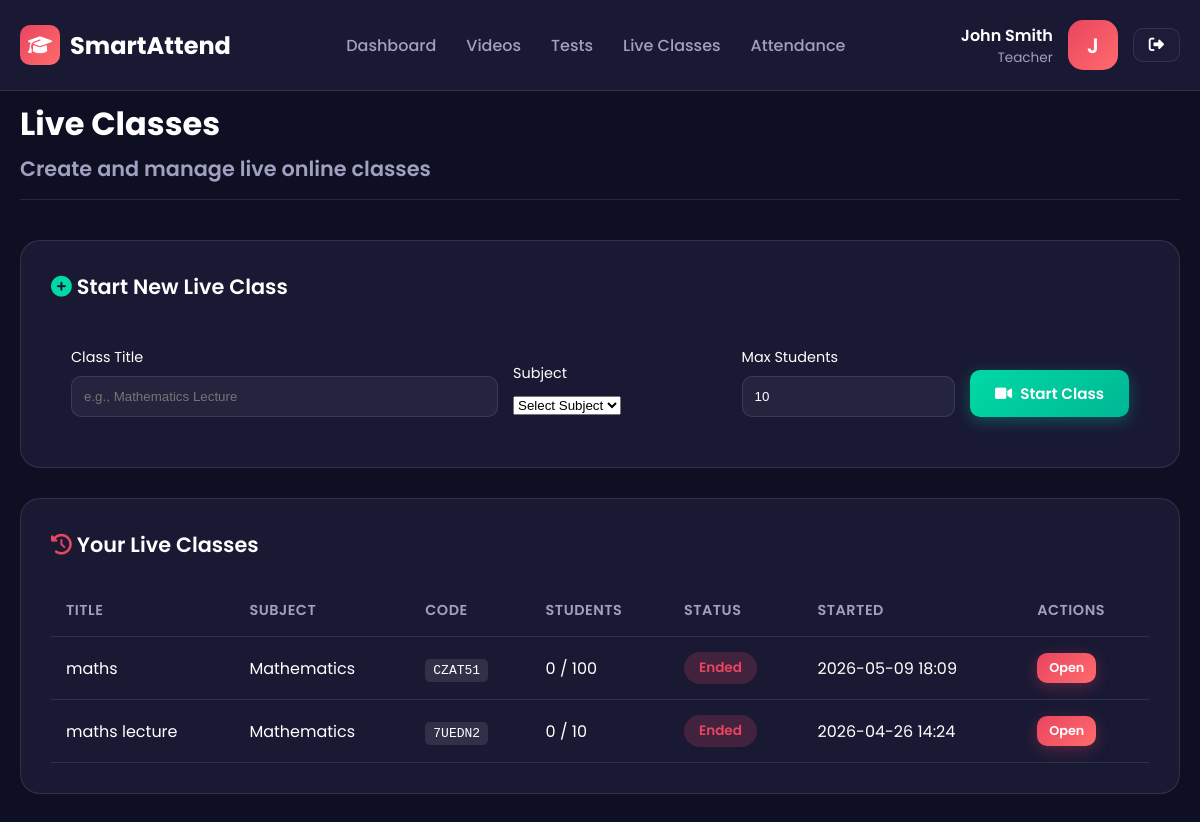
The app's page /teacher/live-classes (signed in) with its own data.
### models.py (models this page shows)
class User(Base):
    __tablename__ = 'users'
    id = Column(Integer, primary_key=True)
    student_id = Column(String(50))
    username = Column(String(50), unique=True, nullable=False)
    password = Column(String(255), nullable=False)
    role = Column(Enum(RoleEnum), nullable=False)
    name = Column(String(100), nullable=False)
    email = Column(String(100), unique=True, nullable=False)
    face_encoding = Column(Text)  # Base64 pickled list of encodings
    created_at = Column(TIMESTAMP, default=datetime.utcnow)
    attendances = relationship('Attendance', back_populates='student')
    subjects_taught = relationship('Subject', foreign_keys='Subject.teacher_id')

class LiveClass(Base):
    __tablename__ = 'live_classes'
    id = Column(Integer, primary_key=True)
    teacher_id = Column(Integer, ForeignKey('users.id'), nullable=False)
    subject_id = Column(Integer, ForeignKey('subjects.id'), nullable=False)
    class_code = Column(String(10), unique=True)  # Room code for join
    started_at = Column(TIMESTAMP)
    ended_at = Column(TIMESTAMP)
    max_students = Column(Integer, default=10)
    active = Column(Boolean, default=False)
    title = Column(String(200))

### app.py (the view)
@app.route('/teacher/live-classes')
@login_required
def teacher_live_classes():
    if current_user.role.value != 'teacher':
        return redirect('/teacher/login')
    session_db = get_session()
    classes = session_db.query(LiveClass).filter_by(teacher_id=current_user.id).order_by(LiveClass.started_at.desc()).all()
    subjects = session_db.query(Subject).all()
    for lc in classes:
        lc.student_count = session_db.query(LiveClassAttendance).filter_by(live_class_id=lc.id).count()
        subject = session_db.query(Subject).filter_by(id=lc.subject_id).first()
        lc.subject_name = subject.name if subject else 'Unknown'
    session_db.close()
    return render_template('live_classes.html', classes=classes, subjects=subjects)

### app.py (called while the page is built)
@login_manager.user_loader
def load_user(user_id):
    session = get_session()
    user = session.query(User).get(int(user_id))
    session.close()
    if user:
        return FlaskUser(user)
    return None

### models.py (called while the page is built)
def get_engine(db_url='sqlite:///attendance.db'):
    return create_engine(db_url, echo=False)

def get_session():
    engine = get_engine()
    SessionLocal = sessionmaker(autocommit=False, autoflush=False, bind=engine)
    return SessionLocal()

### templates/live_classes.html (shortened to what this page needs)
<!DOCTYPE html>
<html lang="en">
<head>
    <link rel="stylesheet" href="{{ url_for('static', filename='css/style.css') }}">
    <link rel="stylesheet" href="https://cdnjs.cloudflare.com/ajax/libs/font-awesome/6.4.0/css/all.min.css">
</head>
<body>
    <nav class="navbar">
        <div class="container">
            <a href="/" class="logo">
                <div class="logo-icon"><i class="fas fa-graduation-cap"></i></div>
                SmartAttend
            </a>
            <ul class="nav-links">
                <li><a href="/teacher/dashboard">Dashboard</a></li>
                <li><a href="/teacher/videos/manage">Videos</a></li>
                <li><a href="/teacher/tests/manage">Tests</a></li>
                <li><a href="/teacher/live-classes" class="active">Live Classes</a></li>
                <li><a href="#attendance">Attendance</a></li>
            </ul>
            <div class="user-info">
                <div class="user-details">
                    <div class="user-name">{{ session.get('name', 'Teacher') }}</div>
                    <div class="user-role">Teacher</div>
                </div>
                <div class="user-avatar">{{ session.get('name', 'T')[0] }}</div>
                <a href="/logout" class="btn btn-secondary" style="padding: 8px 15px;">
                    <i class="fas fa-sign-out-alt"></i>
                </a>
            </div>
        </div>
    </nav>
    <div class="dashboard-page">
        <div class="container">
            <div class="dashboard-header">
                <div class="dashboard-title">
                    <h1>Live Classes</h1>
                    <p>Create and manage live online classes</p>
                </div>
            </div>
            <div class="card" style="margin-bottom: 30px;">
                <div class="card-header">
                    <h3 class="card-title"><i class="fas fa-plus-circle" style="color: var(--success);"></i> Start New Live Class</h3>
                </div>
                <form action="/teacher/live-class/create" method="POST" style="padding: 20px;">
                    <div style="display: grid; grid-template-columns: 2fr 1fr 1fr auto; gap: 15px; align-items: end;">
                        <div>
                            <label style="display: block; margin-bottom: 8px; font-size: 0.9rem;">Class Title</label>
                            <input type="text" name="title" placeholder="e.g., Mathematics Lecture" required style="width: 100%; padding: 12px; border-radius: 10px; border: 1px solid rgba(255,255,255,0.1); background: rgba(255,255,255,0.05); color: white;">
                        </div>
                        <div>
                            <label style="display: block; margin-bottom: 8px; font-size: 0.9rem;">Subject</label>
                            <select name="subject_id" required>
                                <option value="" disabled selected>Select Subject</option>
                            </select>
                        </div>
                        <div>
                            <label style="display: block; margin-bottom: 8px; font-size: 0.9rem;">Max Students</label>
                            <input type="number" name="max_students" value="10" min="1" max="100" style="width: 100%; padding: 12px; border-radius: 10px; border: 1px solid rgba(255,255,255,0.1); background: rgba(255,255,255,0.05); color: white;">
                        </div>
                        <button type="submit" class="btn btn-success" style="padding: 12px 25px;">
                            <i class="fas fa-video"></i> Start Class
                        </button>
                    </div>
                </form>
            </div>
            <div class="card">
                <div class="card-header">
                    <h3 class="card-title"><i class="fas fa-history" style="color: var(--accent);"></i> Your Live Classes</h3>
                </div>
                <div class="table-container">
                    <table>
                        <thead>
                            <tr>
                                <th>Title</th>
                                <th>Subject</th>
                                <th>Code</th>
                                <th>Students</th>
                                <th>Status</th>
                                <th>Started</th>
                                <th>Actions</th>
                            </tr>
                        </thead>
                        <tbody>
                            {% for lc in classes %}
                            <tr>
                                <td>{{ lc.title }}</td>
                                <td>{{ lc.subject_name }}</td>
                                <td><span style="font-family: monospace; background: rgba(255,255,255,0.1); padding: 4px 8px; border-radius: 5px;">{{ lc.class_code }}</span></td>
                                <td>{{ lc.student_count }} / {{ lc.max_students }}</td>
                                <td>
                                    {% if lc.active %}
                                    <span class="status-badge status-present">Live</span>
                                    {% else %}
                                    <span class="status-badge status-absent">Ended</span>
                                    {% endif %}
                                </td>
                                <td>{{ lc.started_at.strftime('%Y-%m-%d %H:%M') if lc.started_at else 'N/A' }}</td>
                                <td>
                                    <a href="/live-class/{{ lc.id }}" class="btn btn-primary" style="padding: 6px 12px; font-size: 0.8rem;">Open</a>
                                </td>
                            </tr>
                            {% else %}
                            <tr>
                                <td colspan="7" style="text-align: center; color: var(--text-secondary);">No live classes yet</td>
                            </tr>
                            {% endfor %}
                        </tbody>
                    </table>
                </div>
            </div>
        </div>
    </div>
</body>
</html>

### static/css/style.css (style rules this page uses)
:root { --primary: #1a1a2e; --secondary: #16213e; --accent: #e94560; --success: #00d9a5; --warning: #ffc107; --background: #0f0f23; --card-bg: #1f1f3d; --text-primary: #ffffff; --text-secondary: #a0a0c0; --gradient-1: linear-gradient(135deg, #1a1a2e 0%, #16213e 100%); --gradient-2: linear-gradient(135deg, #e94560 0%, #ff6b6b 100%); --gradient-3: linear-gradient(135deg, #00d9a5 0%, #00b894 100%); --glass: rgba(31, 31, 61, 0.7); --glass-border: rgba(255, 255, 255, 0.1); --shadow: 0 8px 32px rgba(0, 0, 0, 0.3); --transition: all 0.3s ease; }
* { margin: 0; padding: 0; box-sizing: border-box; }
body { font-family: 'Poppins', sans-serif; background: var(--background); color: var(--text-primary); min-height: 100vh; overflow-x: hidden; }
.container { max-width: 1400px; margin: 0 auto; padding: 0 20px; }
.navbar { position: fixed; top: 0; left: 0; right: 0; padding: 20px 0; background: var(--glass); backdrop-filter: blur(20px); border-bottom: 1px solid var(--glass-border); z-index: 1000; transition: var(--transition); }
.navbar .container { display: flex; justify-content: space-between; align-items: center; }
.logo { font-size: 1.5rem; font-weight: 700; color: var(--text-primary); text-decoration: none; display: flex; align-items: center; gap: 10px; }
.logo-icon { width: 40px; height: 40px; background: var(--gradient-2); border-radius: 10px; display: flex; align-items: center; justify-content: center; font-size: 1.2rem; }
.nav-links { display: flex; gap: 30px; list-style: none; }
.nav-links a { color: var(--text-secondary); text-decoration: none; font-weight: 500; transition: var(--transition); position: relative; }
.nav-links a::after { content: ''; position: absolute; bottom: -5px; left: 0; width: 0; height: 2px; background: var(--accent); transition: var(--transition); }
.btn { padding: 12px 28px; border: none; border-radius: 10px; font-family: 'Poppins', sans-serif; font-weight: 600; font-size: 0.95rem; cursor: pointer; transition: var(--transition); text-decoration: none; display: inline-flex; align-items: center; gap: 8px; }
.btn-primary { background: var(--gradient-2); color: white; box-shadow: 0 4px 15px rgba(233, 69, 96, 0.3); }
.btn-secondary { background: var(--glass); color: var(--text-primary); border: 1px solid var(--glass-border); }
.btn-success { background: var(--gradient-3); color: white; box-shadow: 0 4px 15px rgba(0, 217, 165, 0.3); }
.dashboard-header { display: flex; justify-content: space-between; align-items: center; margin-bottom: 25px; padding-bottom: 15px; border-bottom: 1px solid var(--glass-border); }
.dashboard-title { font-size: 1.3rem; font-weight: 600; }
.dashboard-page { min-height: 100vh; padding: 100px 0 50px; }
.dashboard-header { display: flex; justify-content: space-between; align-items: center; margin-bottom: 40px; }
.dashboard-title h1 { font-size: 2rem; margin-bottom: 5px; }
.dashboard-title p { color: var(--text-secondary); }
.user-info { display: flex; align-items: center; gap: 15px; }
.user-avatar { width: 50px; height: 50px; background: var(--gradient-2); border-radius: 15px; display: flex; align-items: center; justify-content: center; font-size: 1.3rem; font-weight: 600; }
.user-details { text-align: right; }
.user-name { font-weight: 600; }
.user-role { font-size: 0.85rem; color: var(--text-secondary); }
.card { background: var(--glass); border-radius: 20px; padding: 30px; border: 1px solid var(--glass-border); margin-bottom: 30px; }
.card-header { display: flex; justify-content: space-between; align-items: center; margin-bottom: 25px; }
.card-title { font-size: 1.3rem; font-weight: 600; }
.table-container { overflow-x: auto; }
table { width: 100%; border-collapse: collapse; }
th, td { padding: 15px; text-align: left; border-bottom: 1px solid var(--glass-border); }
th { font-weight: 600; color: var(--text-secondary); font-size: 0.9rem; text-transform: uppercase; letter-spacing: 0.5px; }
.status-badge { padding: 6px 15px; border-radius: 20px; font-size: 0.85rem; font-weight: 600; }
.status-absent { background: rgba(233, 69, 96, 0.2); color: var(--accent); }
nav { padding: 25px 0; background: linear-gradient(145deg, rgba(31,31,61,0.9), rgba(31,31,61,0.7)); backdrop-filter: blur(25px); border-bottom: 1px solid rgba(255,255,255,0.15); margin-bottom: 20px; }
.status-badge { padding: 6px 15px; border-radius: 20px; font-size: 0.85rem; font-weight: 600; display: inline-block; }

### records on screen
User: get "John Smith"
LiveClass: title "maths", subject_name "Mathematics", class_code "CZAT51", student_count "0", max_students "100", shows "Ended", started_at "2026-05-09 18:09"
LiveClass: title "maths lecture", subject_name "Mathematics", class_code "7UEDN2", student_count "0", max_students "10", shows "Ended", started_at "2026-04-26 14:24"

### other values on screen
{{ session.get('name', 'T')[0] }} "J"
